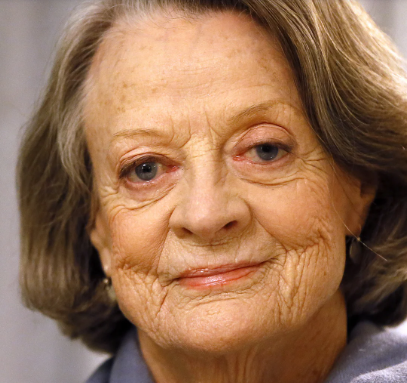
%> input picture maggie_smith/old.png, 407 x 383 px
$ octave show_triangulation.m   (GNU Octave 9; MATLAB toolbox functions it lacks are replaced by stand-ins)
%> lines starting %> are read from the running program, lines starting %| are printed output that depends on the picture
% Load and preprocess image
img = imread('./maggie_smith/old.png');  % Replace with your image
%> img is the input picture: size 383x407x3 uint8; mean R, G, B 152, 112.9, 85
img = imresize(img, [500 500]);
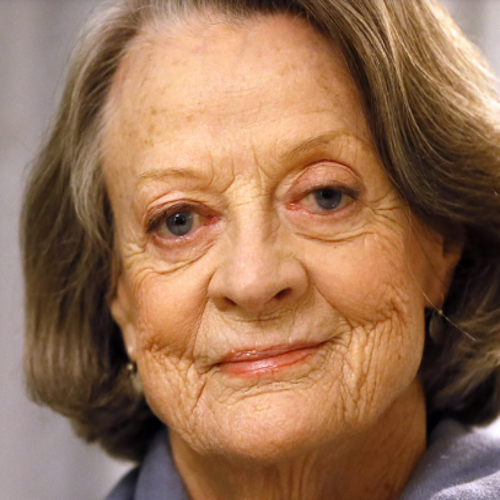
%> img: size 500x500x3 uint8; mean R, G, B 152, 112.9, 85
img = rgb2gray(img);
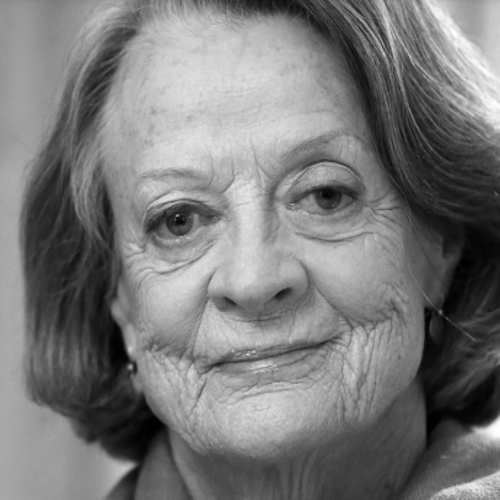
%> img: size 500x500 uint8; min 0, max 255, mean 121.4

% Display image and select points
figure;
imshow(img); hold on;
title('Facial Landmark Triangulation');

% Manually select 17 keypoints
num_points = 17;
userPoints = zeros(num_points, 2);
for i = 1:num_points
%> (the run ends here)

$ run again, with maggie_smith/young.png copied over maggie_smith/old.png
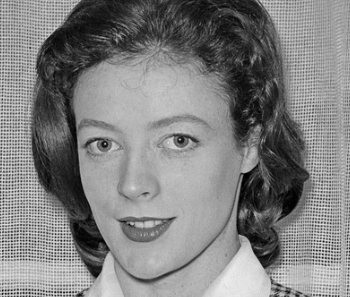
%> input picture maggie_smith/young.png, 350 x 297 px
%> img is the input picture: size 297x350x3 uint8; mean R, G, B 128.1, 128.3, 128.1
%> `img = imresize(img, [500 500]);`:
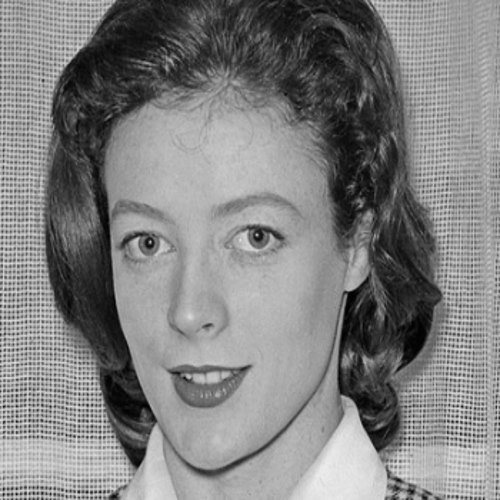
%> img: size 500x500x3 uint8; mean R, G, B 128.1, 128.3, 128.1
